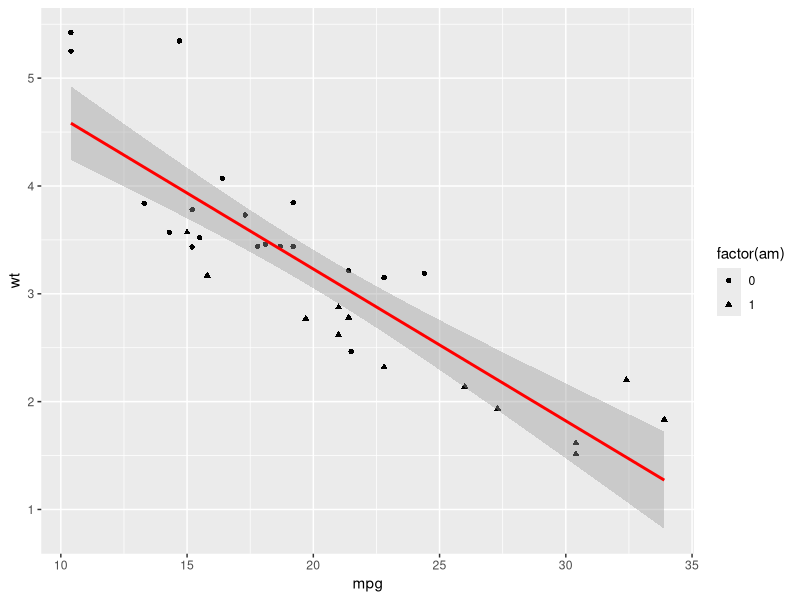
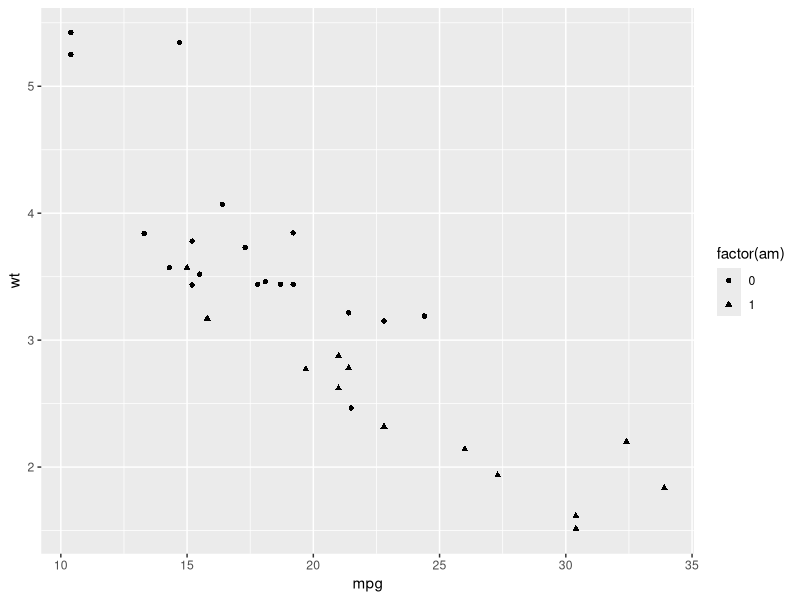
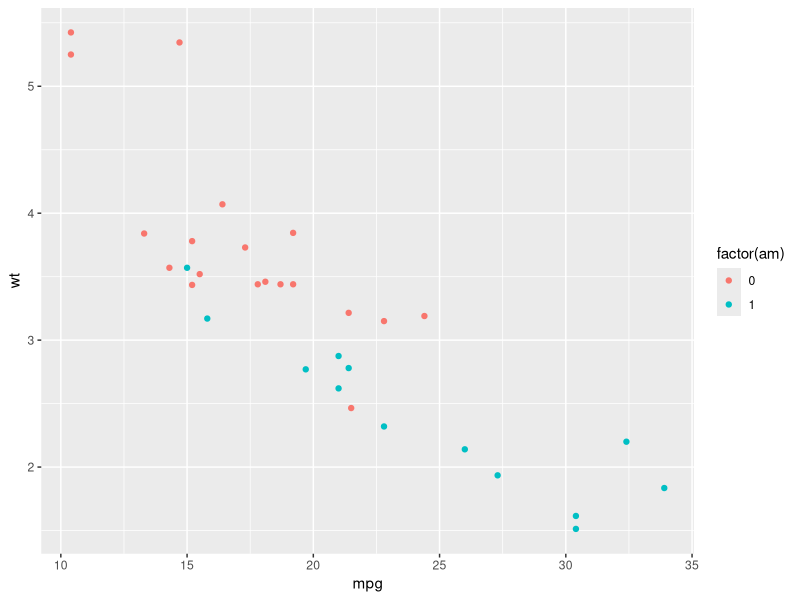
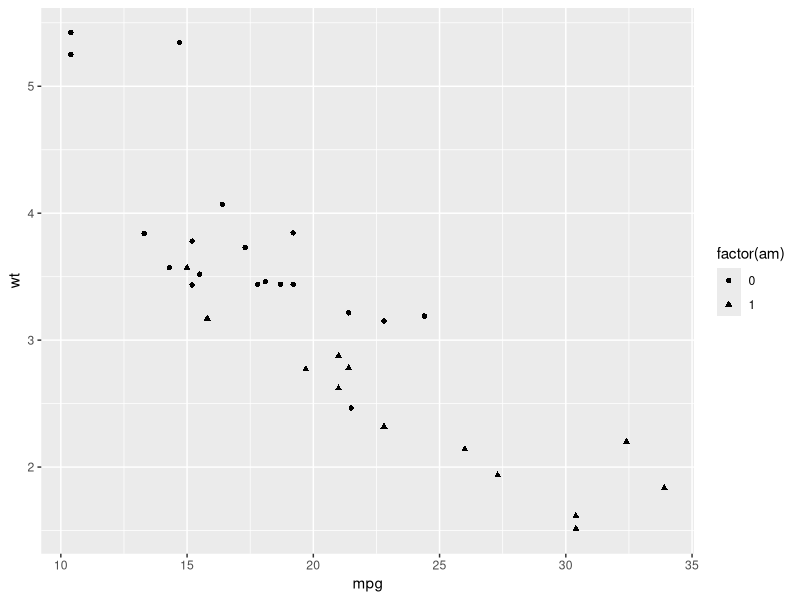

Source code (R) for these figures, in order:
## ---- chunk 1
library(tidyverse)
p <- ggplot(mtcars, aes(mpg, wt )) +
  geom_point(aes(shape = factor(am))) +
  geom_smooth(method = lm, colour = "red")
p
## ---- chunk 2
p[["layers"]][[2]][["aes_params"]][["colour"]]
## ---- chunk 3
library(tidyverse)
mtcars %>% 
  ggplot(aes(mpg, wt, shape = factor(am))) +
  geom_point()
## ---- chunk 4
noget <- "am"
andet <- "colour"
mtcars %>% 
  ggplot(aes(mpg, wt, !!andet := factor(!!as.symbol(noget)))) +
  geom_point()


## ---- chunk 5
mtcars %>% 
  group_by(!!as.symbol(noget)) %>% 
  summarise(n = n()) %>% 
  mutate(test = !!andet)
## ---- chunk 6

a <- "geom_point()"  # eller a <- "geom_line"

mtcars %>%
  ggplot(aes(mpg, wt, shape = factor(am))) +
  eval(parse(text = a))  # Evaluere og udføre den dynamiske funktion

